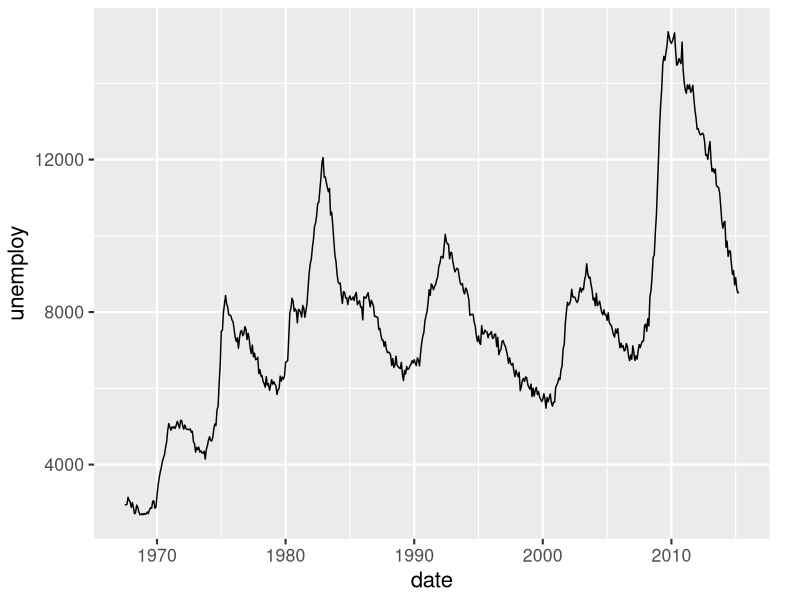
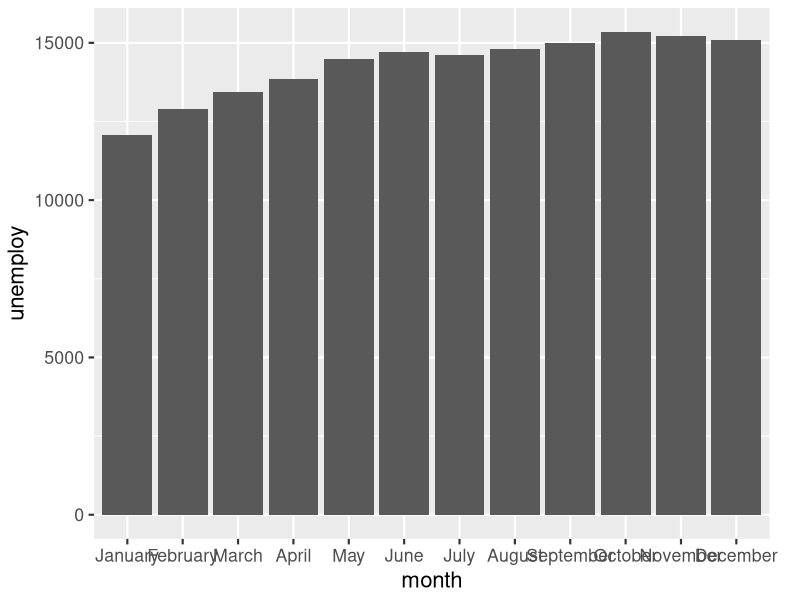
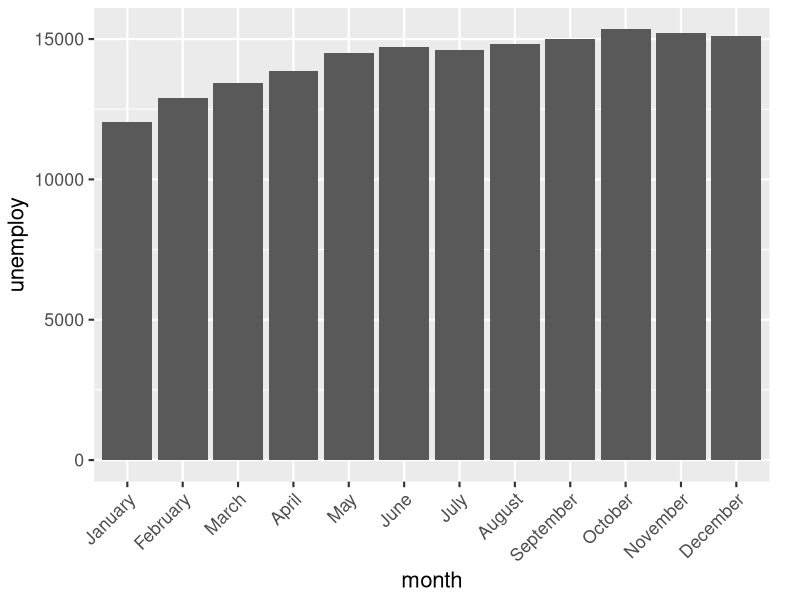
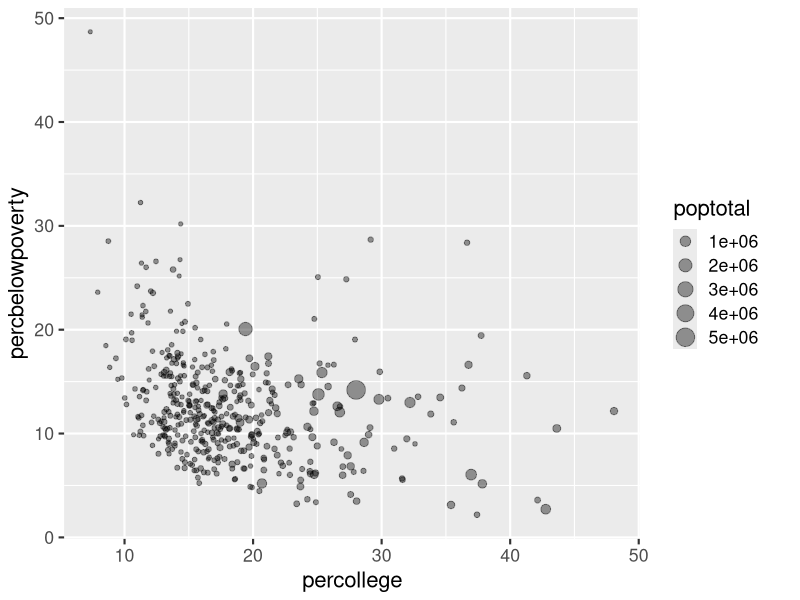
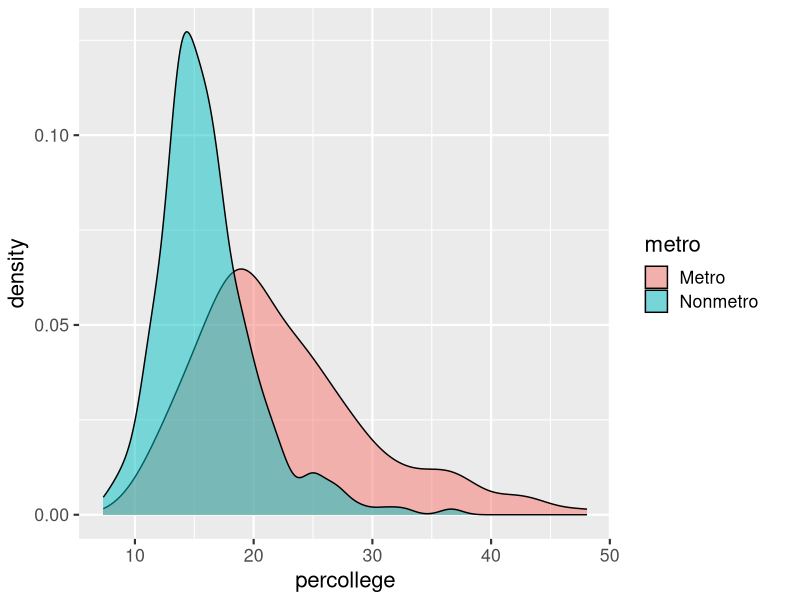
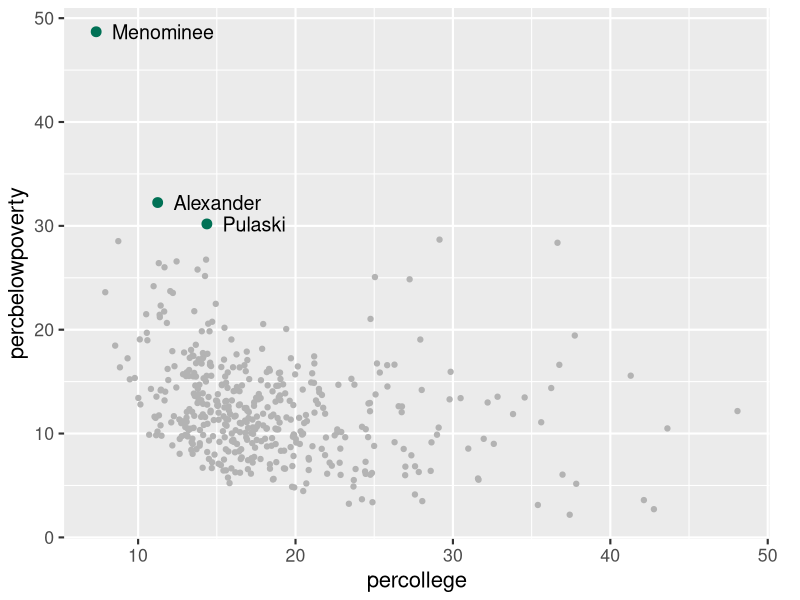
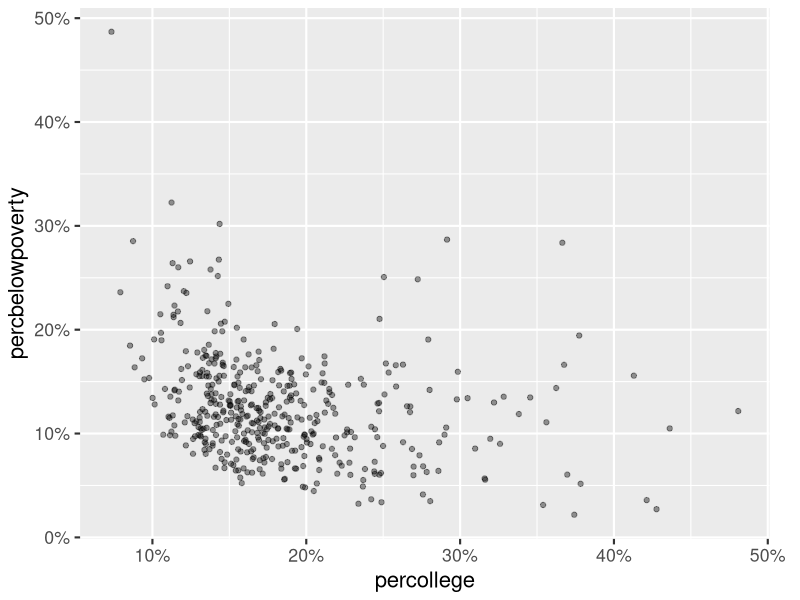
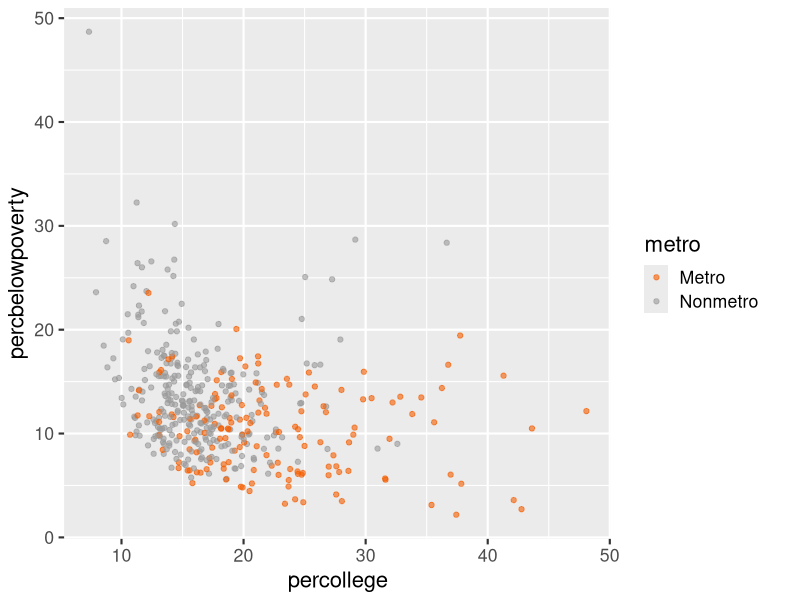

The R source for these figures, in order:
## ---- chunk 1
#| include: false
library(tidyverse)
options(pillar.print_max = 5, pillar.print_min = 5, width = 72)
# A little extra right margin keeps axis labels like "50%" from being clipped.
wide_margin <- theme(plot.margin = margin(5.5, 22, 5.5, 5.5))
theme_set(theme_gray(base_size = 16) + wide_margin)
knitr::opts_chunk$set(fig.width = 8, fig.height = 4.5, fig.align = "center",
                      dpi = 150, out.width = "85%")

# Complete themes reset the base font size to 11, which is too small on a
# projector. These wrappers keep the code on the slides clean (a bare
# theme_minimal()) while rendering at the same size as every other figure.
theme_minimal <- function(base_size = 16, ...) ggplot2::theme_minimal(base_size = base_size, ...) + wide_margin
theme_classic <- function(base_size = 16, ...) ggplot2::theme_classic(base_size = base_size, ...) + wide_margin
theme_bw <- function(base_size = 16, ...) ggplot2::theme_bw(base_size = base_size, ...) + wide_margin
theme_dark <- function(base_size = 16, ...) ggplot2::theme_dark(base_size = base_size, ...) + wide_margin
## ---- chunk 2
midwest_df <- midwest |>
  select(county, state, poptotal, popdensity, percollege,
         percbelowpoverty, inmetro) |>
  mutate(metro = if_else(inmetro == 1, "Metro", "Nonmetro"))

midwest_df
## ---- chunk 3
ggplot(economics, aes(x = date, y = unemploy)) +
  geom_line()
## ---- chunk 4
#| layout-ncol: 2
#| fig-width: 6
#| fig-height: 3
#| out-width: "100%"
unemploy_2009 <- economics |>
  filter(date >= "2009-01-01", date <= "2009-12-01") |>
  mutate(month = month(date, label = TRUE, abbr = FALSE))

ggplot(unemploy_2009, aes(x = month, y = unemploy)) +
  geom_col()

ggplot(unemploy_2009, aes(x = month, y = unemploy)) +
  geom_col() +
  theme(axis.text.x = element_text(angle = 45, hjust = 1))
## ---- chunk 5
ggplot(midwest_df, aes(x = percollege, y = percbelowpoverty, size = poptotal)) +
  geom_point(alpha = 0.4)
## ---- chunk 6
ggplot(midwest_df, aes(x = percollege, fill = metro)) +
  geom_density(alpha = 0.5)
## ---- chunk 7
high_poverty <- midwest_df |>
  filter(percbelowpoverty > 30) |>
  mutate(county = str_to_title(county))

ggplot(midwest_df, aes(x = percollege, y = percbelowpoverty)) +
  geom_point(color = "gray70") +
  geom_point(data = high_poverty, color = "#007155", size = 3) +
  geom_text(data = high_poverty, aes(label = county), hjust = 0, nudge_x = 1, size = 5)
## ---- chunk 8
ggplot(midwest_df, aes(x = percollege, y = percbelowpoverty)) +
  geom_point(alpha = 0.4) +
  scale_x_continuous(labels = scales::label_percent(scale = 1)) +
  scale_y_continuous(labels = scales::label_percent(scale = 1),
                     breaks = seq(0, 50, by = 10))
## ---- chunk 9
ggplot(midwest_df, aes(x = percollege, y = percbelowpoverty, color = metro)) +
  geom_point(alpha = 0.6) +
  scale_color_manual(values = c("Metro" = "#f35d00", "Nonmetro" = "gray60"))
## ---- chunk 10
ggplot(midwest_df, aes(x = popdensity, y = percollege, color = percbelowpoverty)) +
  geom_point() +
  scale_x_log10(labels = scales::label_comma()) +
  scale_color_viridis_c(option = "magma", direction = -1)
## ---- chunk 11
#| layout-ncol: 2
#| fig-width: 6
#| fig-height: 3 
#| out-width: "100%"
ggplot(midwest_df, aes(x = percollege, y = percbelowpoverty)) +
  geom_point(alpha = 0.4) +
  theme_minimal()

ggplot(midwest_df, aes(x = percollege, y = percbelowpoverty)) +
  geom_point(alpha = 0.4) +
  theme_classic()
## ---- chunk 12
#| label: finished-chart
#| fig-show: hide
ggplot(midwest_df, aes(x = percollege, y = percbelowpoverty, color = metro)) +
  geom_point(alpha = 0.6) +
  scale_color_manual(values = c("Metro" = "#007155", "Nonmetro" = "gray60")) +
  scale_x_continuous(labels = scales::label_percent(scale = 1)) +
  scale_y_continuous(labels = scales::label_percent(scale = 1)) +
  labs(
    title = "The most college-educated counties are metro counties",
    subtitle = "Midwestern counties, 2000 Census",
    x = "Adults with a college degree",
    y = "Population below poverty line", 
    color = NULL,
    caption = "Source: ggplot2::midwest"
  ) +
  theme_minimal(base_family = 'Tahoma') +
  theme(legend.position = "bottom",
        axis.title = element_text(face = 'bold'))
## ---- chunk 13
#| ref.label: finished-chart
#| echo: false
#| fig-width: 9
#| fig-height: 5.6
#| out-width: "100%"
## ---- chunk 14
#| include: false
state_summary <- midwest_df |>
  group_by(state) |>
  summarize(avg_poverty = mean(percbelowpoverty),
            avg_college = mean(percollege))
## ---- chunk 15
#| echo: false
#| layout-ncol: 2
#| fig-width: 6
#| fig-height: 3.6
#| out-width: "100%"
ggplot(state_summary, aes(x = state, y = avg_poverty, fill = state)) +
  geom_col(color = "black", linewidth = 1) +
  scale_fill_brewer(palette = "Set1") +
  labs(title = "Average County Poverty Rate by State",
       x = "State", y = "Average County Poverty Rate (%)", fill = "State") +
  theme_bw() +
  theme(panel.background = element_rect(fill = "gray85"),
        panel.grid = element_line(color = "gray40"),
        panel.border = element_rect(linewidth = 2),
        axis.title.y = element_text(size = 11))

ggplot(state_summary, aes(x = avg_poverty, y = fct_reorder(state, avg_poverty))) +
  geom_col(fill = "gray35", width = 0.6) +
  geom_text(aes(label = sprintf("%.1f%%", avg_poverty)), hjust = -0.15, size = 6) +
  scale_x_continuous(limits = c(0, 16)) +
  labs(title = "Average county poverty rate", x = NULL, y = NULL) +
  theme_minimal() +
  theme(panel.grid = element_blank(), axis.text.x = element_blank())
## ---- chunk 16
#| layout-ncol: 2
#| fig-width: 6
#| fig-height: 3
#| out-width: "100%"
ggplot(state_summary, aes(x = state, y = avg_poverty)) +
  geom_col() +
  coord_cartesian(ylim = c(10, 14.5))

ggplot(state_summary, aes(x = state, y = avg_poverty)) +
  geom_col()
## ---- chunk 17
#| layout-ncol: 2
#| fig-width: 6
#| fig-height: 2.9
#| out-width: "100%"
recent <- economics |>
  filter(date >= as.Date("2010-01-01"))

ggplot(recent, aes(x = date, y = unemploy)) +
  geom_line()

ggplot(economics, aes(x = date, y = unemploy)) +
  geom_line()
## ---- chunk 18
#| layout-ncol: 2
#| fig-width: 6
#| fig-height: 3
#| out-width: "100%"
color_plot <- ggplot(midwest_df, aes(x = popdensity, y = percollege,
                                     color = percbelowpoverty)) +
  geom_point() +
  scale_x_log10(labels = scales::label_comma()) +
  labs(color = "Poverty (%)")

color_plot + scale_color_gradientn(colors = rainbow(7))

color_plot + scale_color_viridis_c(direction = -1)
## ---- chunk 19
#| layout-ncol: 2
#| fig-width: 6
#| fig-height: 3
#| out-width: "100%"
color_plot + scale_color_distiller(palette = "RdBu")

color_plot + scale_color_distiller(palette = "Blues", direction = 1)
## ---- chunk 20
#| fig-height: 3.2
#| out-width: "60%"
ggplot(state_summary, aes(x = state, y = avg_college, fill = avg_college)) +
  geom_col() +
  scale_fill_gradientn(colors = rainbow(5)) +
  coord_cartesian(ylim = c(16, 20.5)) +
  theme_dark()
## ---- chunk 21
#| fig-height: 3.4
#| out-width: "70%"
ggplot(state_summary, aes(x = avg_college, y = fct_reorder(state, avg_college))) +
  geom_col(fill = "#007155") +
  scale_x_continuous(labels = scales::label_percent(scale = 1)) +
  labs(
    title = "Wisconsin's counties lead the Midwest in college graduates",
    subtitle = "Average county share of adults with a college degree, 2000",
    x = NULL, y = NULL,
    caption = "Source: ggplot2::midwest"
  ) +
  theme_minimal() +
  theme(panel.grid.major.y = element_blank(),
        panel.grid.minor = element_blank())
